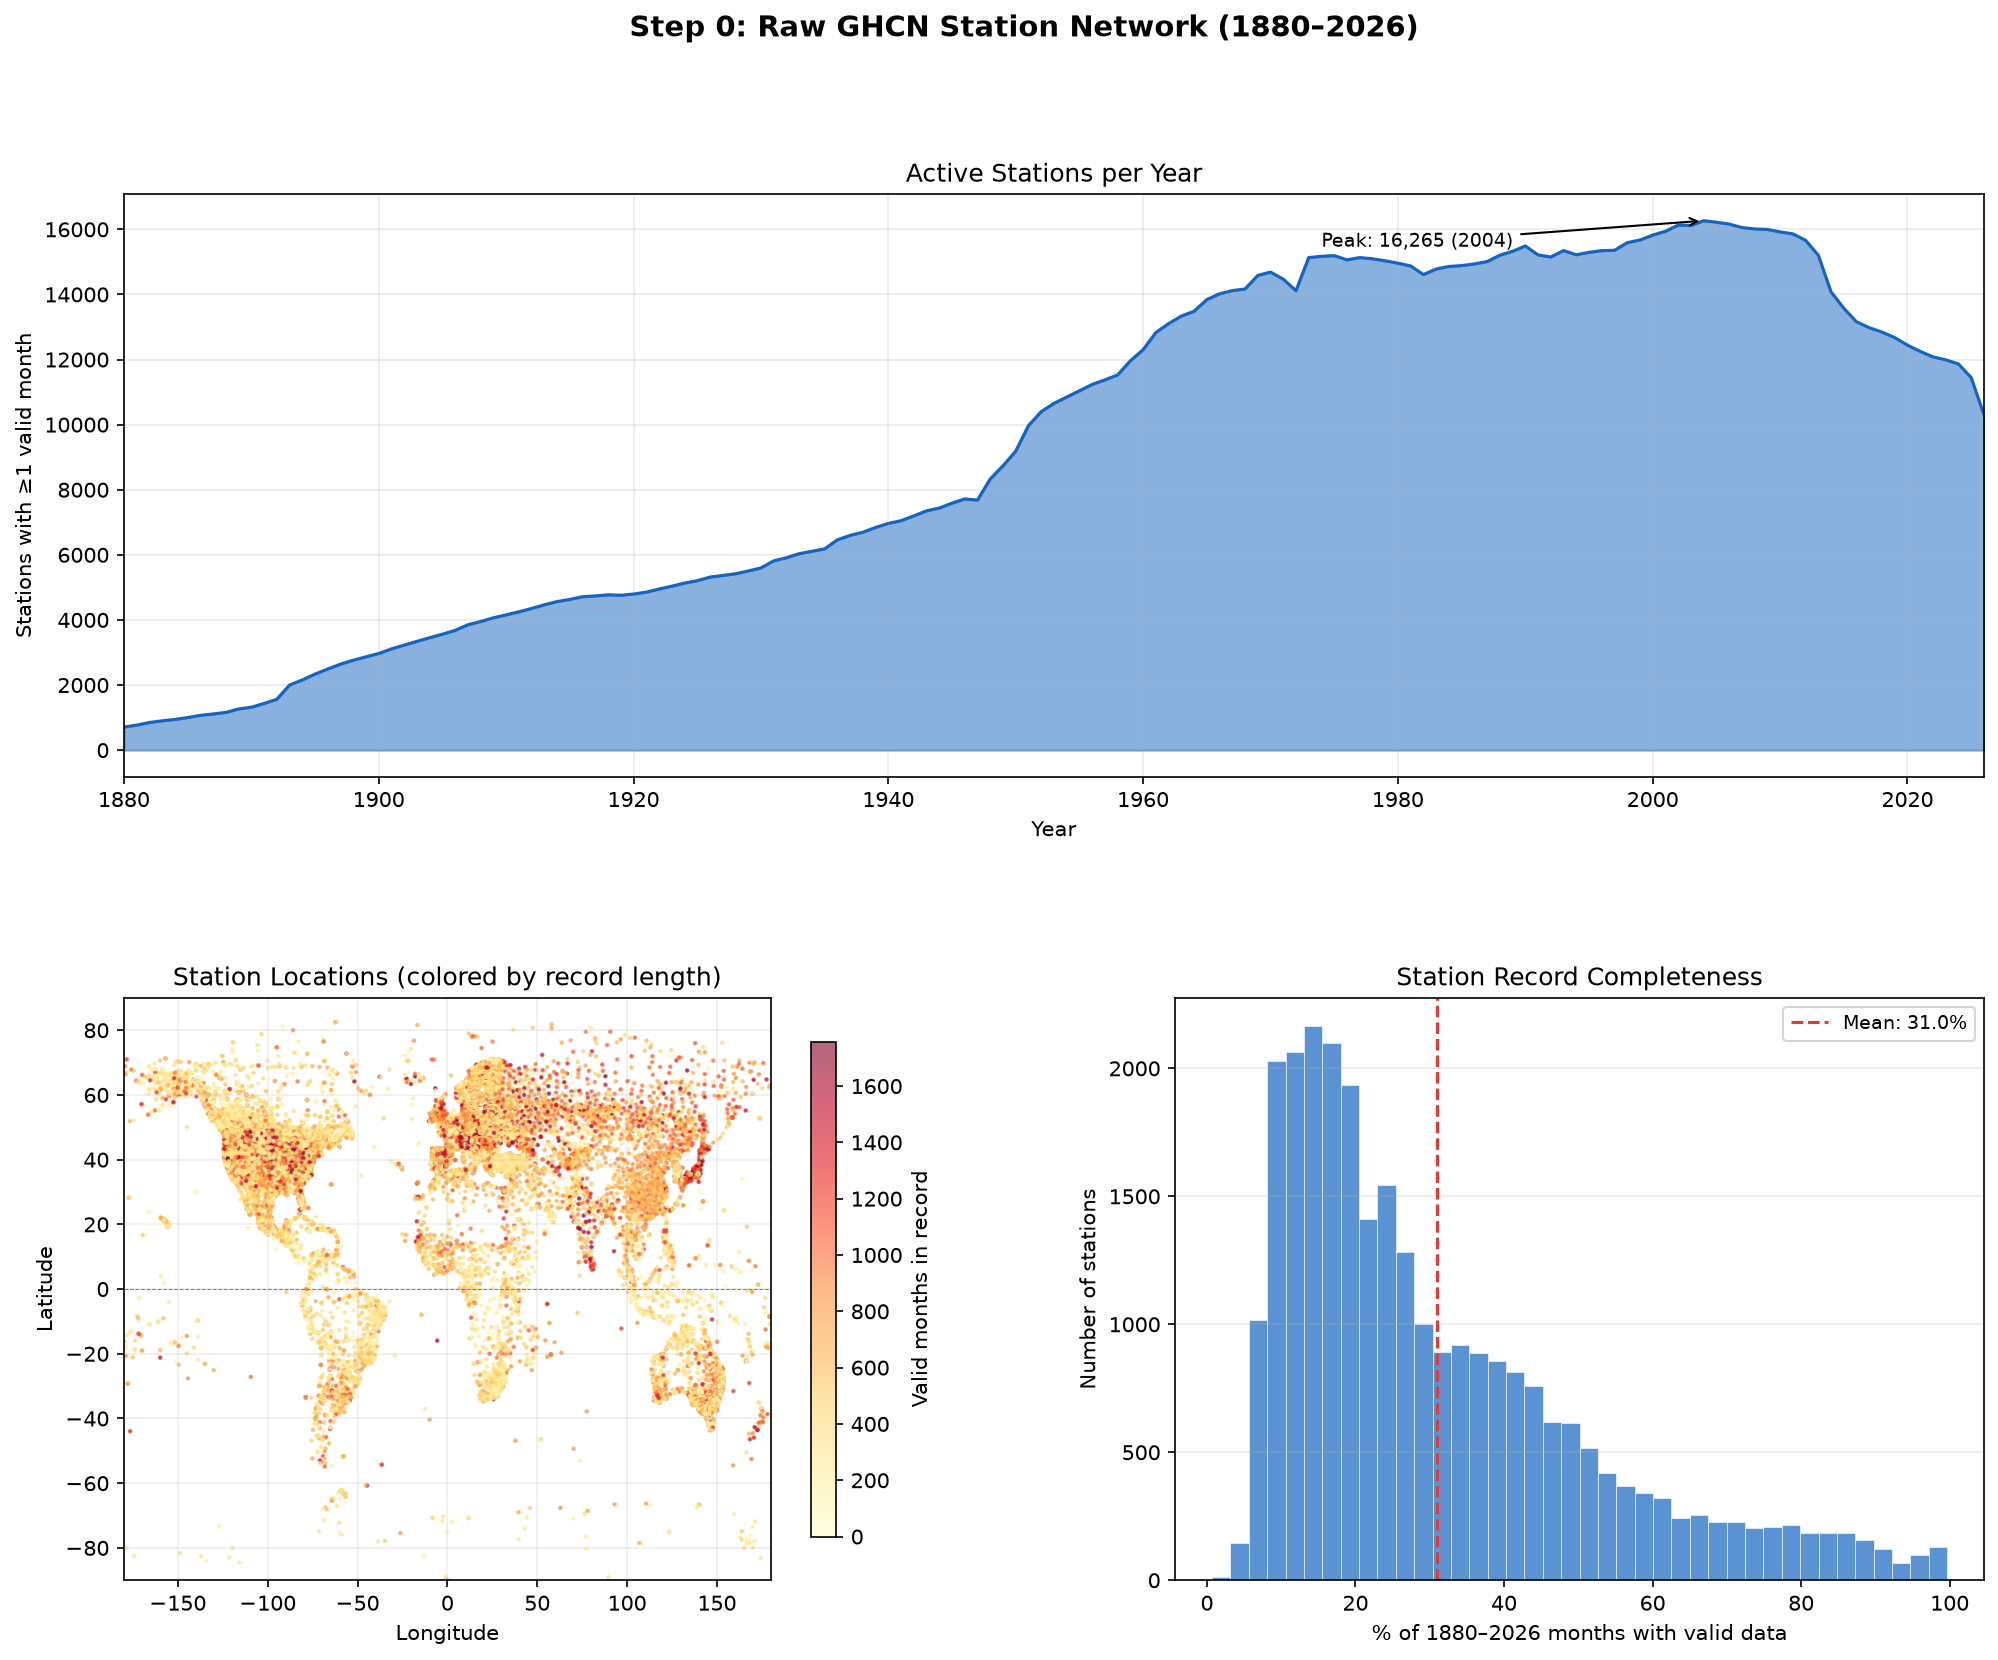

Write the Python code that produced this figure.
"""
Visualize step 0 output: raw GHCN station network.

Requires cached step 0 output. Run from repo root:
    python main/run.py
Then:
    python visualization/step0_summary.py
"""

import os
import sys

import matplotlib
matplotlib.use('Agg')
import matplotlib.pyplot as plt
import matplotlib.colors as mcolors
import numpy as np
import pandas as pd

REPO_ROOT = os.path.dirname(os.path.dirname(os.path.abspath(__file__)))
sys.path.insert(0, REPO_ROOT)

from parameters.constants import START_YEAR, END_YEAR
from tools import cache as step_cache

OUT_PATH = os.path.join(REPO_ROOT, 'visualization', 'step0_summary.png')


def load_data():
    df = step_cache.load('step0', START_YEAR, END_YEAR)
    if df is None:
        raise FileNotFoundError(
            f"step0 cache missing for {START_YEAR}–{END_YEAR}.\n"
            "Run: python main/run.py"
        )
    return df


def time_cols(df):
    return [c for c in df.columns if c not in ('Latitude', 'Longitude', '__LastGHCNYear__')]


def station_count_per_year(df, tc):
    years = range(START_YEAR, END_YEAR + 1)
    counts = []
    for yr in years:
        cols = [f'{m}_{yr}' for m in range(1, 13) if f'{m}_{yr}' in tc]
        if cols:
            counts.append(int(np.any(~df[cols].isna().values, axis=1).sum()))
        else:
            counts.append(0)
    return pd.Series(counts, index=list(years))


def valid_months_per_station(df, tc):
    return df[tc].notna().sum(axis=1)


def plot(df):
    tc = set(time_cols(df))
    counts = station_count_per_year(df, tc)
    valid_months = valid_months_per_station(df, list(tc))

    fig = plt.figure(figsize=(16, 12))
    fig.suptitle(f'Step 0: Raw GHCN Station Network ({START_YEAR}–{END_YEAR})',
                 fontsize=14, fontweight='bold')

    gs = fig.add_gridspec(2, 2, hspace=0.38, wspace=0.3)

    # ── Station count per year ──────────────────────────────────
    ax = fig.add_subplot(gs[0, :])
    ax.fill_between(counts.index, counts.values, color='#1565C0', alpha=0.5)
    ax.plot(counts.index, counts.values, color='#1565C0', lw=1.5)
    ax.set_title('Active Stations per Year', fontsize=12)
    ax.set_ylabel('Stations with ≥1 valid month')
    ax.set_xlabel('Year')
    ax.set_xlim(START_YEAR, END_YEAR)
    ax.grid(alpha=0.25)
    ax.annotate(f'Peak: {counts.max():,} ({counts.idxmax()})',
                xy=(counts.idxmax(), counts.max()),
                xytext=(counts.idxmax() - 30, counts.max() - 800),
                arrowprops=dict(arrowstyle='->', color='black'),
                fontsize=9)

    # ── Geographic distribution ─────────────────────────────────
    ax = fig.add_subplot(gs[1, 0])
    lat = df['Latitude'].astype(float)
    lon = df['Longitude'].astype(float)
    record_len = valid_months.values
    sc = ax.scatter(lon, lat, c=record_len, cmap='YlOrRd', s=1.5, alpha=0.6,
                    vmin=0, vmax=record_len.max())
    plt.colorbar(sc, ax=ax, label='Valid months in record', shrink=0.85)
    ax.set_title('Station Locations (colored by record length)', fontsize=12)
    ax.set_xlabel('Longitude')
    ax.set_ylabel('Latitude')
    ax.set_xlim(-180, 180)
    ax.set_ylim(-90, 90)
    ax.axhline(0, color='gray', lw=0.5, ls='--')
    ax.grid(alpha=0.2)

    # ── Record length distribution ──────────────────────────────
    ax = fig.add_subplot(gs[1, 1])
    max_months = (END_YEAR - START_YEAR + 1) * 12
    pct_complete = (record_len / max_months) * 100
    ax.hist(pct_complete, bins=40, color='#1565C0', alpha=0.7, edgecolor='white', lw=0.4)
    ax.axvline(pct_complete.mean(), color='#E53935', lw=1.5, ls='--',
               label=f'Mean: {pct_complete.mean():.1f}%')
    ax.set_title('Station Record Completeness', fontsize=12)
    ax.set_xlabel(f'% of {START_YEAR}–{END_YEAR} months with valid data')
    ax.set_ylabel('Number of stations')
    ax.legend(fontsize=9)
    ax.grid(alpha=0.25, axis='y')

    plt.savefig(OUT_PATH, dpi=150, bbox_inches='tight')
    print(f"  Saved → {OUT_PATH}")


if __name__ == '__main__':
    print("Loading step 0 data...")
    df = load_data()
    print(f"  {len(df):,} stations loaded")
    print("Plotting...")
    plot(df)
